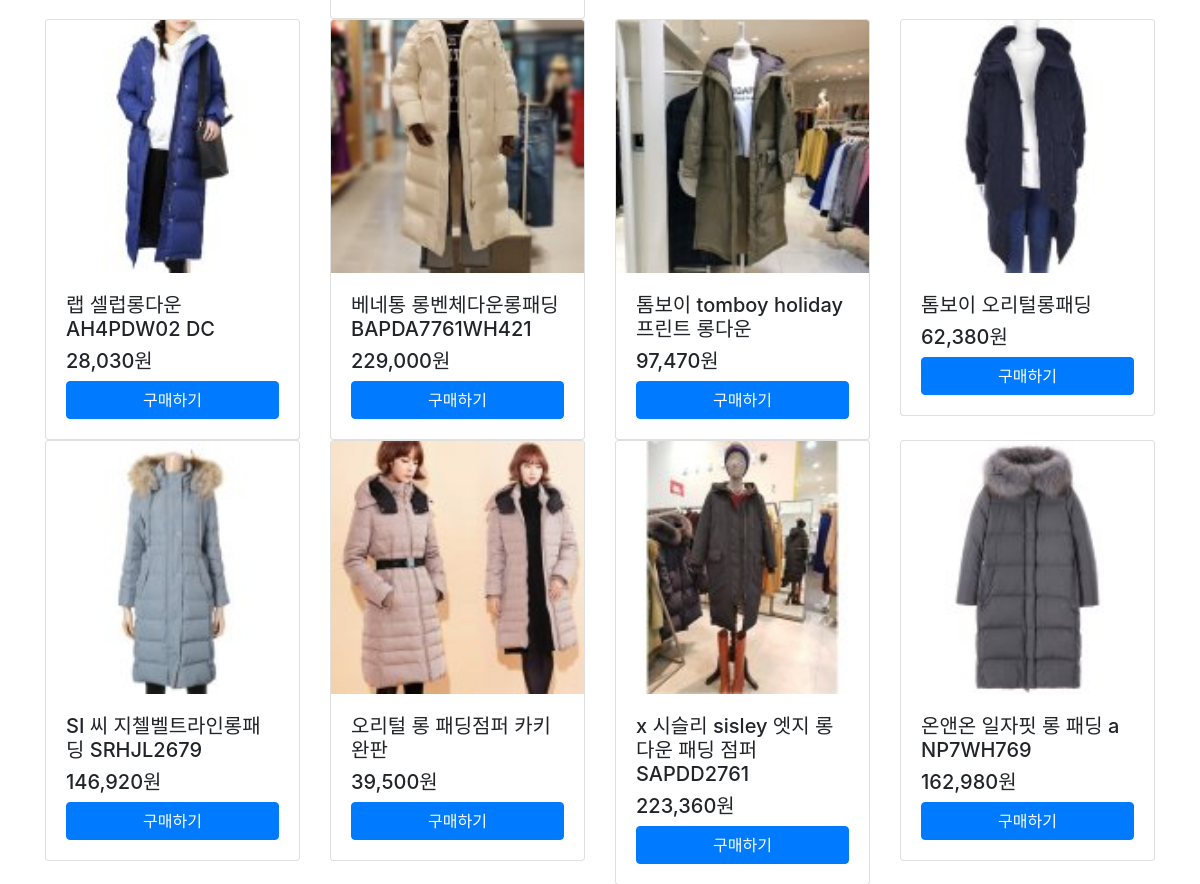
/shop/ (middle part), run on an earlier commit of the app's database.
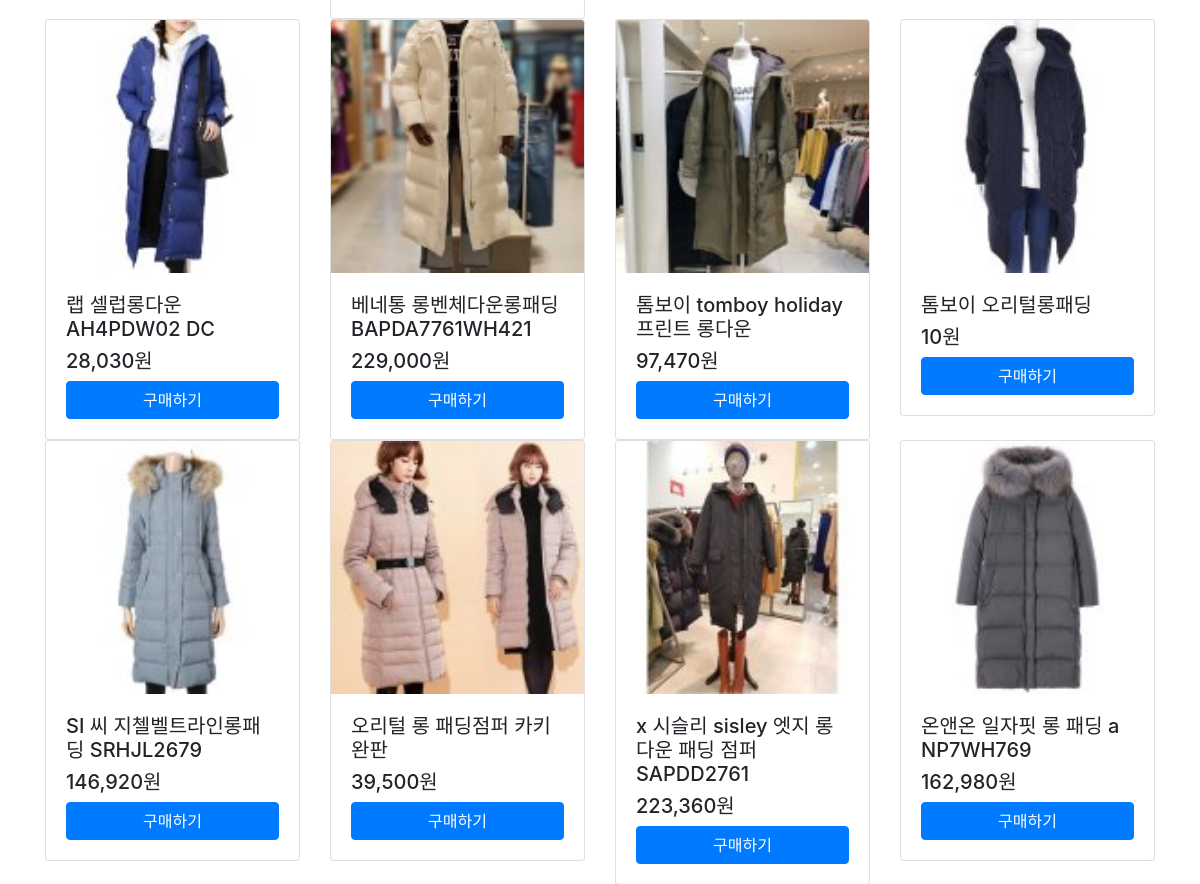
And on a later commit of the database.
### shop/models.py (models this page shows)
class Item(models.Model):
    name = models.CharField(max_length=100)
    desc = models.TextField(blank=True)
    amount = models.PositiveIntegerField()
    photo = models.ImageField(blank=True)
    is_public = models.BooleanField(default=False, db_index=True)
    created_at = models.DateTimeField(auto_now_add=True)
    updated_at = models.DateTimeField(auto_now=True)

### shop/views.py (the view)
class ItemListView(ListView):
    model = Item
    queryset = Item.objects.filter(is_public=True)
    def get_queryset(self):
        self.q = self.request.GET.get('q','')
        qs = super().get_queryset()
        if self.q:
            qs = qs.filter(name__icontains=self.q)
        return qs
    def get_context_data(self, **kwargs):
        context = super().get_context_data(**kwargs)
        context['q'] = self.q
        return context

### shop/templates/shop/item_list.html (shortened to what this page needs)
{% extends "shop/layout.html" %}
{% load humanize %}
{% block content%}
        <div class="container">
            <div class="row">
                {% for item in item_list %}
                    <div class="col-sm-3">
                        <div class="card">
                            {% if item.photo %}
                            <img class="card-img-top" src="{{item.photo.url}}" alt="Card image cap">
                            {% endif %}
                            <div class="card-body">
                                <h5 class="card-text">{{item.name}}</h5>
                                <h5 class="card-text">{{item.amount|intcomma}}원</h5>
                                <a class="btn btn-primary btn-block" href="{% url "shop:order_new" item.pk %}">구매하기</a>
                            </div>
                        </div>
                    </div>
                 {% endfor %}
            </div>
        </div>
{% endblock %}

What changed in the data, as far as the page shows it:
changed Item "톰보이 오리털롱패딩": amount "62,380" → "10"
